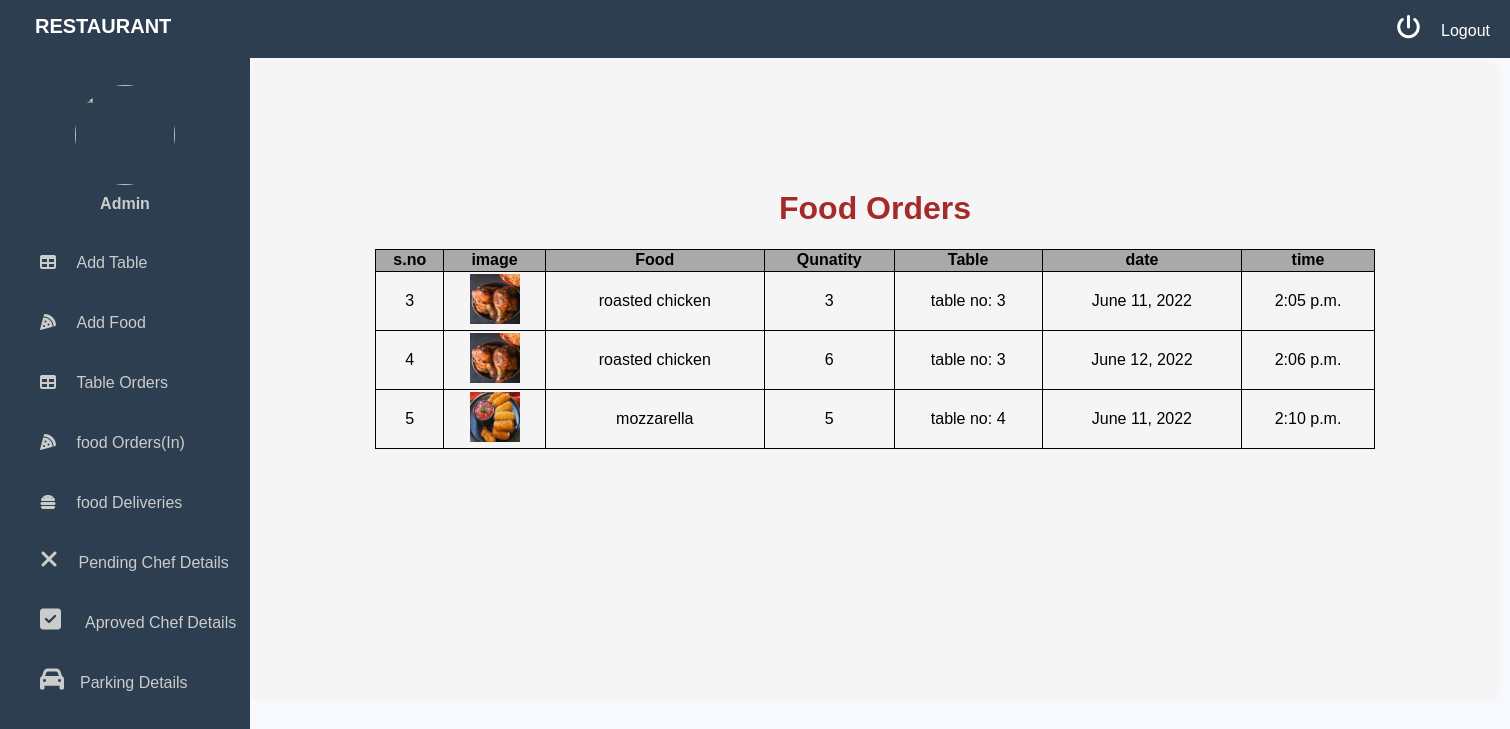
/admin-food-orders/ (signed in), run on an earlier commit of the app's database.
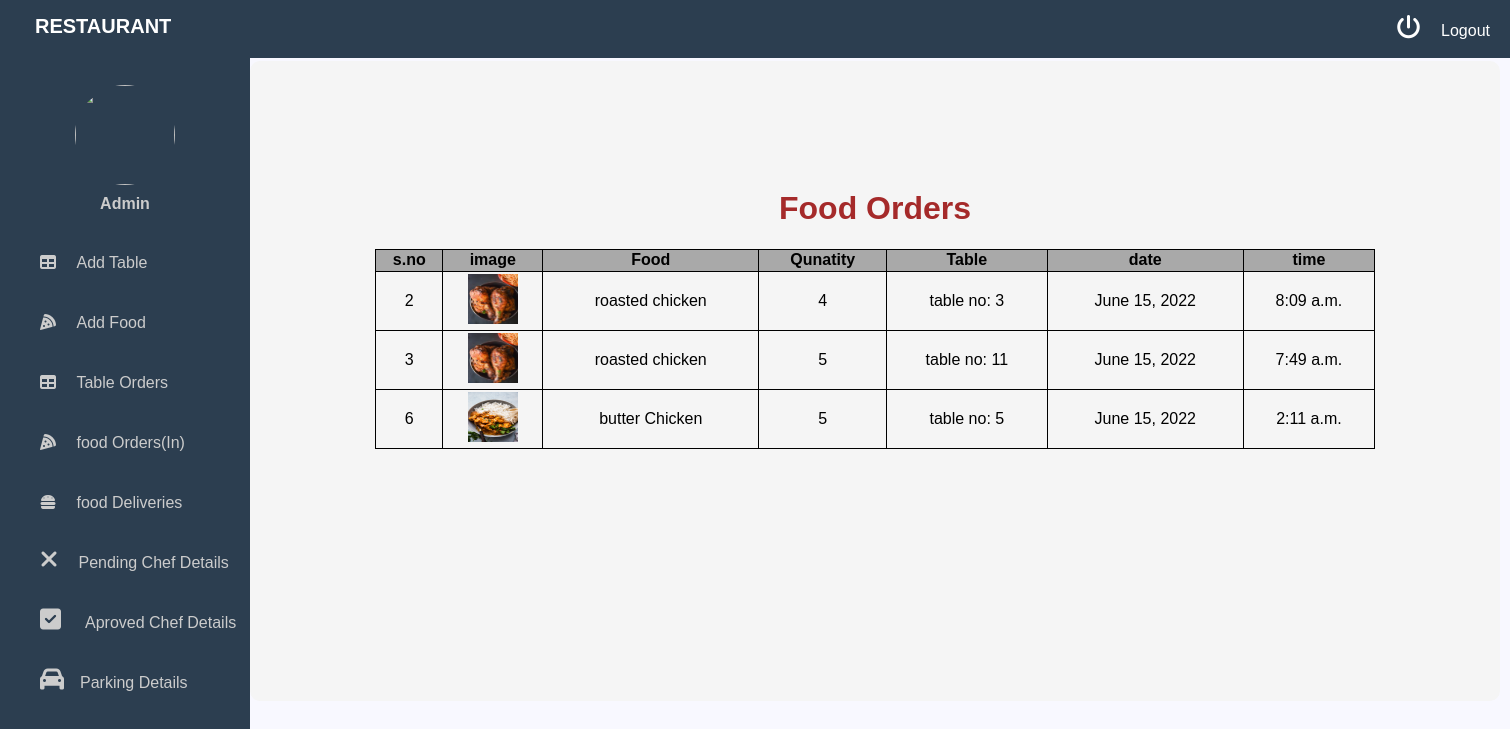
And on a later commit of the database.
### customer/models.py (models this page shows)
class FoodOrder(models.Model):
    customer=models.ForeignKey(Customer,on_delete=models.CASCADE,null=True)
    food=models.ForeignKey(ReserveFood,on_delete=models.CASCADE,null=True)
    table=models.ForeignKey(TableOrder,on_delete=models.CASCADE,null=True,blank=True)
    checked=models.BooleanField(blank=True,null=True)
    food_quantity=models.IntegerField(choices=quantity,null=True,blank=True)
    total_price=models.IntegerField(null=True,blank=True)
    parking=models.ForeignKey(Parking,on_delete=models.CASCADE,null=True,blank=True)
    address1=models.CharField(max_length=400,blank=True)
    address2=models.CharField(max_length=400,blank=True)
    city=models.CharField(max_length=400,blank=True)
    state=models.CharField(max_length=200,blank=True)
    pincode=models.PositiveIntegerField(null=True,blank=True)
    def __str__(self):
        return self.food.name

class TableOrder(models.Model):
    table=models.ForeignKey(ReserveTable,on_delete=models.CASCADE,null=True)
    customer=models.ForeignKey(Customer,on_delete=models.CASCADE,null=True)
    seater=models.IntegerField(choices=seater_choices,null=True)
    date=models.DateField(null=True)
    pre_time=models.TimeField(null=True)
    time=models.TimeField(null=True)
    out_time=models.TimeField(null=True)

### core/models.py (models this page shows, shortened)
class ReserveFood(models.Model):
    name=models.CharField(max_length=40)
    price=models.IntegerField()
    food_type=models.CharField(max_length=40,choices=type,null=True)
    food_pic=models.ImageField(upload_to='food_pic/',null=True,blank=True)

class ReserveTable(models.Model):
    seater=models.IntegerField(choices=seater_choices)
    table_pic=models.ImageField(upload_to='table_pic/',null=True,blank=True)

### core/views.py (the view)
# urls.py: path('admin-food-orders/',views.admin_food_orders,name='admin-food-orders'),
@login_required(login_url='admin-sign-in')
def admin_food_orders(request):
    food_orders=FoodOrder.objects.filter(~Q(address1=None))
    return render(request,'admin/foodorders.html',{'foodorders':food_orders})

### templates/admin/foodorders.html (shortened to what this page needs)
<!DOCTYPE html>
<html lang="en">
<head>
    <link rel="stylesheet" href=" https://cdnjs.cloudflare.com/ajax/libs/font-awesome/5.12.1/css/all.min.css">
    <link rel="stylesheet" href="https://cdnjs.cloudflare.com/ajax/libs/font-awesome/4.7.0/css/font-awesome.min.css">
</head>
<body>
    {% include 'admin/base.html' %}
<div class="container"><br><br><br><br><br><br>
<center><h1> Food Orders</h1></center>
<table border="1" height="200" width="1000" align="center" >
<tr align="center" background-color="blue">
    <th >s.no</th>  <th>image</th>   <th>Food </th>  <th>Qunatity</th>  <th>Table</th> <th>date</th> <th>time</th>
</tr>
{% for food in foodorders %}
{% if food.table %}
<tr align="center" >
    <td>{{forloop.counter}}</td>  <td><img src="{{food.food.food_pic.url}}" width="50" height="50"></td>   <td>{{food}}</td>  <td>{{food.food_quantity}}</td> <td>table no: {{food.table.table.id}}</td> <td>{{food.table.date}}</td> <td>{{food.table.time}}</td>
</tr>
{% endif %}
{% endfor %}
</div>
</body>
</html>

What changed in the data, as far as the page shows it:
removed FoodOrder: food.food_pic (picture), food.name "roasted chicken", food_quantity "3", table.table.id "3", table "June 11, 2022", table.time "2:05 p.m."
removed FoodOrder: food.food_pic (picture), food.name "roasted chicken", food_quantity "6", table.table.id "3", table "June 12, 2022", table.time "2:06 p.m."
removed FoodOrder: food.food_pic (picture), food.name "mozzarella", food_quantity "5", table.table.id "4", table "June 11, 2022", table.time "2:10 p.m."
added FoodOrder: food.food_pic (picture), food.name "roasted chicken", food_quantity "4", table.table.id "3", table "June 15, 2022", table.time "8:09 a.m."
added FoodOrder: food.food_pic (picture), food.name "roasted chicken", food_quantity "5", table.table.id "11", table "June 15, 2022", table.time "7:49 a.m."
added FoodOrder: food.food_pic (picture), food.name "butter Chicken", food_quantity "5", table.table.id "5", table "June 15, 2022", table.time "2:11 a.m."
